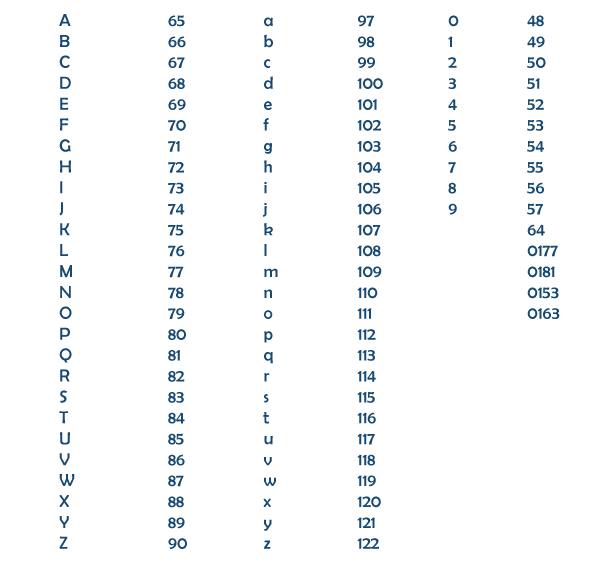
#> input picture alphanumeric.png, 608 x 563 px
$ python main.py
#> lines starting #> are read from the running program, lines starting #| are printed output that depends on the picture
# import needed libraries
import cv2
import numpy as np

# read the input image
img = cv2.imread('alphanumeric.png')
#> img is the input picture: shape (563, 608, 3); mean B, G, R 251.2, 250.1, 248.8

# convert the image to grayscale
gray = cv2.cvtColor(img, cv2.COLOR_BGR2GRAY)
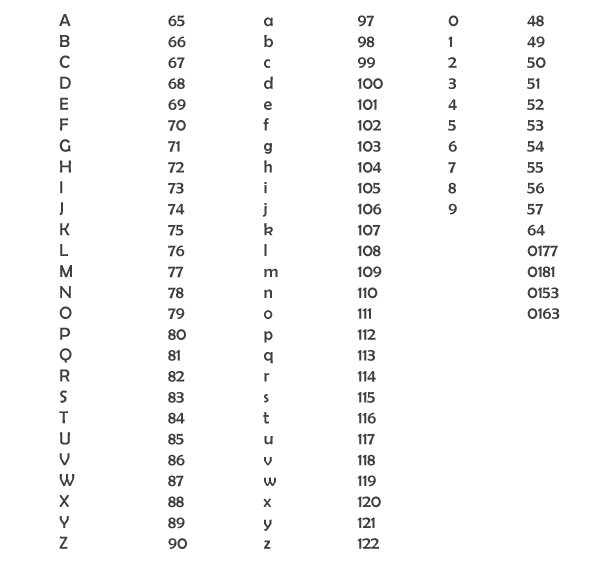
#> gray: shape (563, 608); min 63, max 255, mean 249.9

# define the template images for each alphanumeric character
templates = {
    # Upper case letters
    'A': cv2.imread('Letters/A.png', 0),
    'B': cv2.imread('Letters/B.png', 0),
    'C': cv2.imread('Letters/C.png', 0),
    'D': cv2.imread('Letters/D.png', 0),
    'E': cv2.imread('Letters/E.png', 0),
    'F': cv2.imread('Letters/F.png', 0),
    'G': cv2.imread('Letters/G.png', 0),
    'H': cv2.imread('Letters/H.png', 0),
    'I': cv2.imread('Letters/I.png', 0),
    'J': cv2.imread('Letters/J.png', 0),
    'K': cv2.imread('Letters/K.png', 0),
    'L': cv2.imread('Letters/L.png', 0),
    'M': cv2.imread('Letters/M.png', 0),
    'N': cv2.imread('Letters/N.png', 0),
    'O': cv2.imread('Letters/O.png', 0),
    'P': cv2.imread('Letters/P.png', 0),
    'Q': cv2.imread('Letters/Q.png', 0),
    'R': cv2.imread('Letters/R.png', 0),
    'T': cv2.imread('Letters/T.png', 0),
    'U': cv2.imread('Letters/U.png', 0),
    'V': cv2.imread('Letters/V.png', 0),
    'W': cv2.imread('Letters/W.png', 0),
    'X': cv2.imread('Letters/X.png', 0),
    'Y': cv2.imread('Letters/Y.png', 0),
    'Z': cv2.imread('Letters/Z.png', 0),
    # Lower case letters
    'a': cv2.imread('lowercase/a.png', 0),
    'b': cv2.imread('lowercase/b.png', 0),
    'c': cv2.imread('lowercase/c.png', 0),
    'd': cv2.imread('lowercase/d.png', 0),
    'e': cv2.imread('lowercase/e.png', 0),
    'f': cv2.imread('lowercase/f.png', 0),
    'g': cv2.imread('lowercase/g.png', 0),
    'h': cv2.imread('lowercase/h.png', 0),
    'i': cv2.imread('lowercase/i.png', 0),
    'j': cv2.imread('lowercase/j.png', 0),
    'k': cv2.imread('lowercase/k.png', 0),
    'l': cv2.imread('lowercase/l.png', 0),
    'm': cv2.imread('lowercase/m.png', 0),
    'n': cv2.imread('lowercase/n.png', 0),
    'o': cv2.imread('lowercase/o.png', 0),
    'p': cv2.imread('lowercase/p.png', 0),
    'q': cv2.imread('lowercase/q.png', 0),
    'r': cv2.imread('lowercase/r.png', 0),
    's': cv2.imread('lowercase/s.png', 0),
    't': cv2.imread('lowercase/t.png', 0),
    'u': cv2.imread('lowercase/u.png', 0),
    'v': cv2.imread('lowercase/v.png', 0),
    'w': cv2.imread('lowercase/w.png', 0),
    'x': cv2.imread('lowercase/x.png', 0),
    'y': cv2.imread('lowercase/y.png', 0),
    'z': cv2.imread('lowercase/z.png', 0),
    # numbers
    '0': cv2.imread('numbers/0.png', 0),
    '1': cv2.imread('numbers/1.png', 0),
    '2': cv2.imread('numbers/2.png', 0),
    '3': cv2.imread('numbers/3.png', 0),
    '4': cv2.imread('numbers/4.png', 0),
    '5': cv2.imread('numbers/5.png', 0),
    '6': cv2.imread('numbers/6.png', 0),
    '7': cv2.imread('numbers/7.png', 0),
    '8': cv2.imread('numbers/8.png', 0),
    '9': cv2.imread('numbers/9.png', 0),
}

# get the user input string
#> (the run stopped early here; a loop or call above may not have finished)
